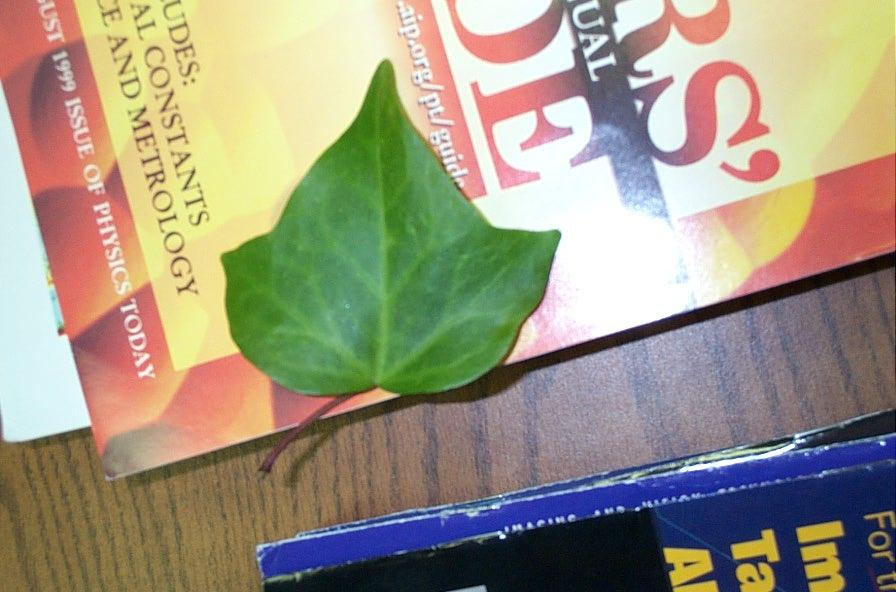
%> input picture folhas/image_0159.jpg, 896 x 592 px
$ octave seg_kmeans.m   (GNU Octave 9; MATLAB toolbox functions it lacks are replaced by stand-ins)
%> lines starting %> are read from the running program, lines starting %| are printed output that depends on the picture
RGB = imread('image_0159.jpg');
%> RGB is the input picture: size 592x896x3 uint8; mean R, G, B 158.4, 150, 128.8
L = superpixels(RGB,20);
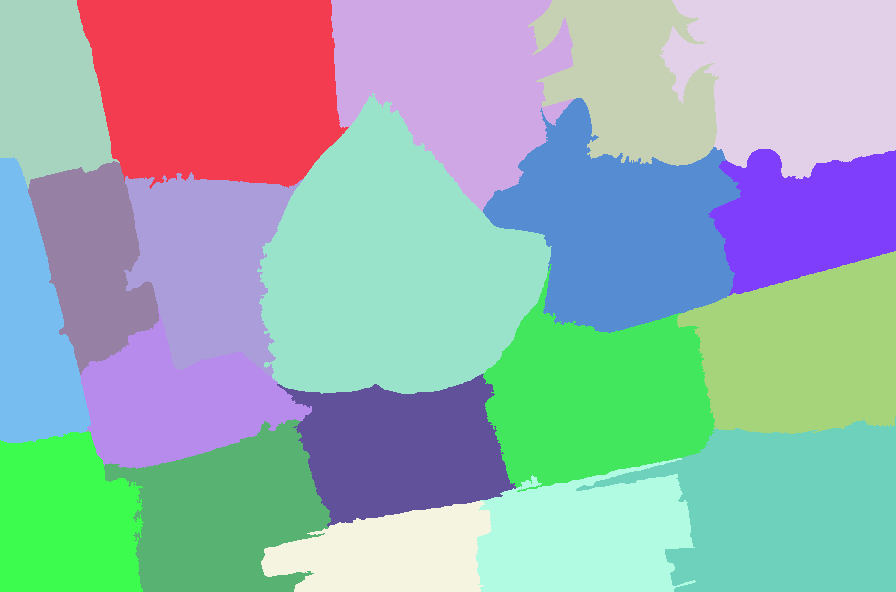
%> L: size 592x896 double; 20 distinct labels, from 1 to 20; one colour per label, 0 black
figure
imshow(RGB)
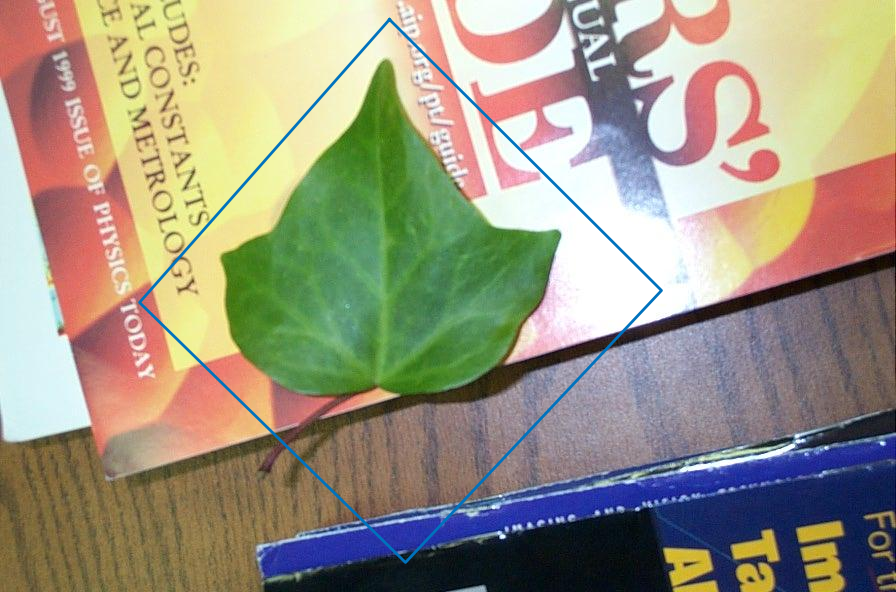
%> figure redrawn from the program's plot data
h1 = impoly(gca,[390, 20; 140, 303; 406, 563; 662, 291 ]);
roiPoints = getPosition(h1)
roi = poly2mask(roiPoints(:,1),roiPoints(:,2),size(L,1),size(L,2));
%> (the run ends here)

$ run again, with folhas/image_0001.jpg copied over folhas/image_0159.jpg
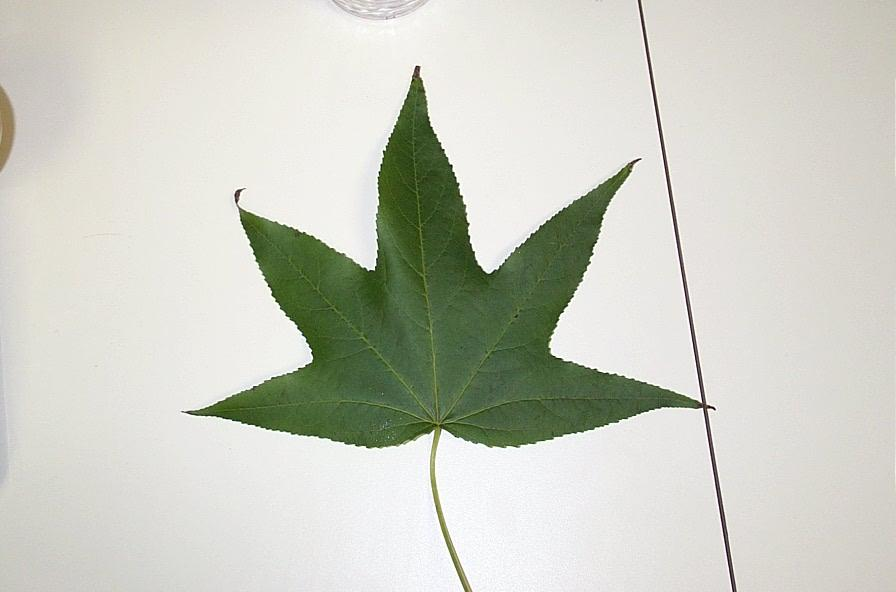
%> input picture folhas/image_0001.jpg, 896 x 592 px
%> RGB is the input picture: size 592x896x3 uint8; mean R, G, B 203.9, 206, 195.5
%> `L = superpixels(RGB,20);`:
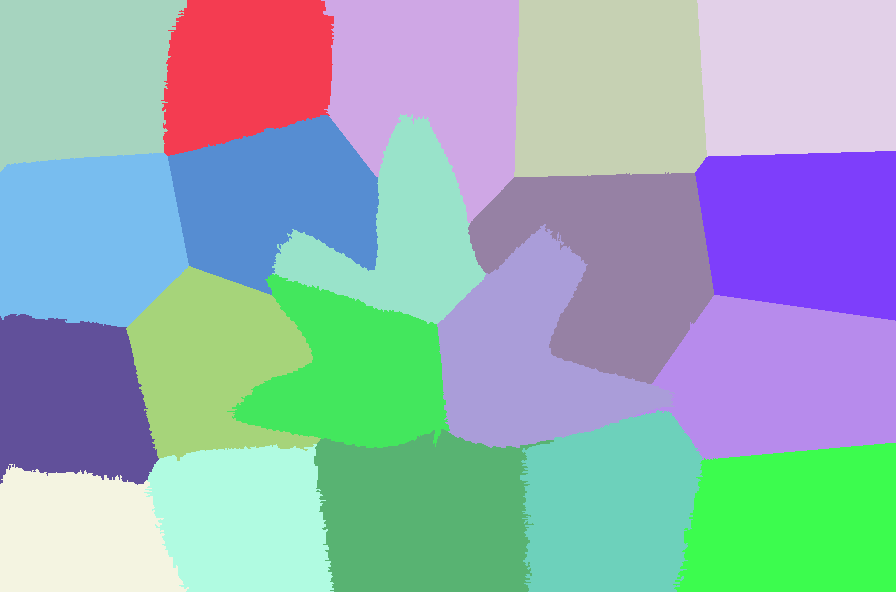
%> L: size 592x896 double; 20 distinct labels, from 1 to 20; one colour per label, 0 black
%> `imshow(RGB)`:
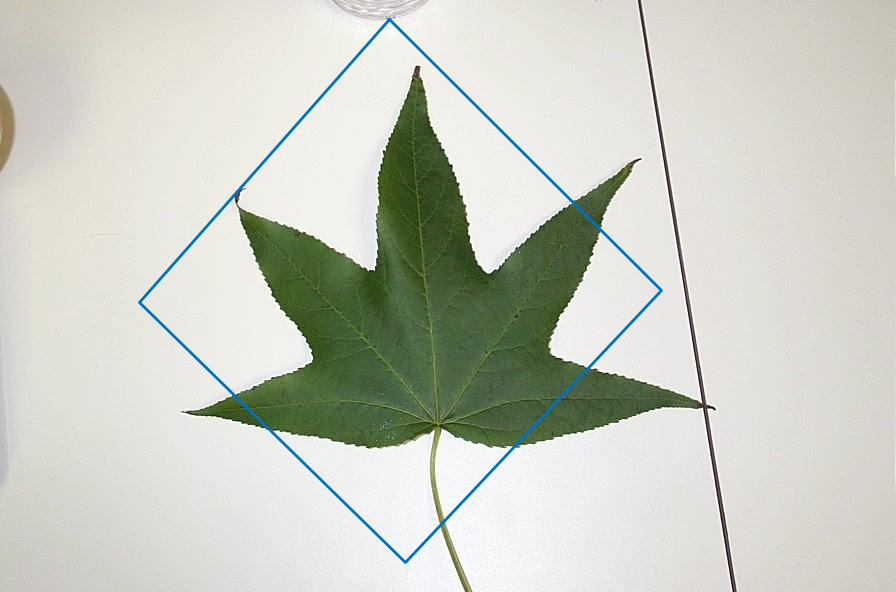
%> figure redrawn from the program's plot data

$ run again, with folhas/image_0007.jpg copied over folhas/image_0159.jpg
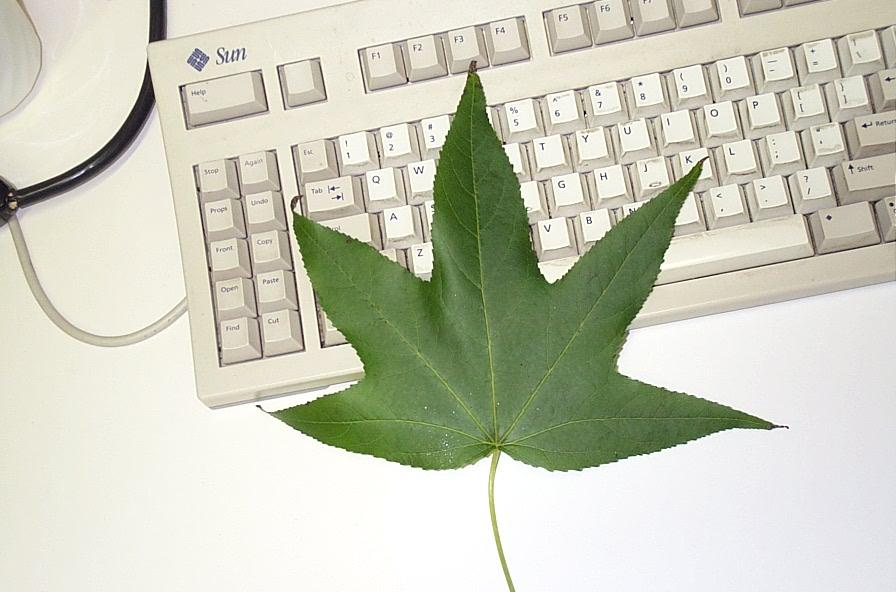
%> input picture folhas/image_0007.jpg, 896 x 592 px
%> RGB is the input picture: size 592x896x3 uint8; mean R, G, B 202.6, 204.5, 187.2
%> `L = superpixels(RGB,20);`:
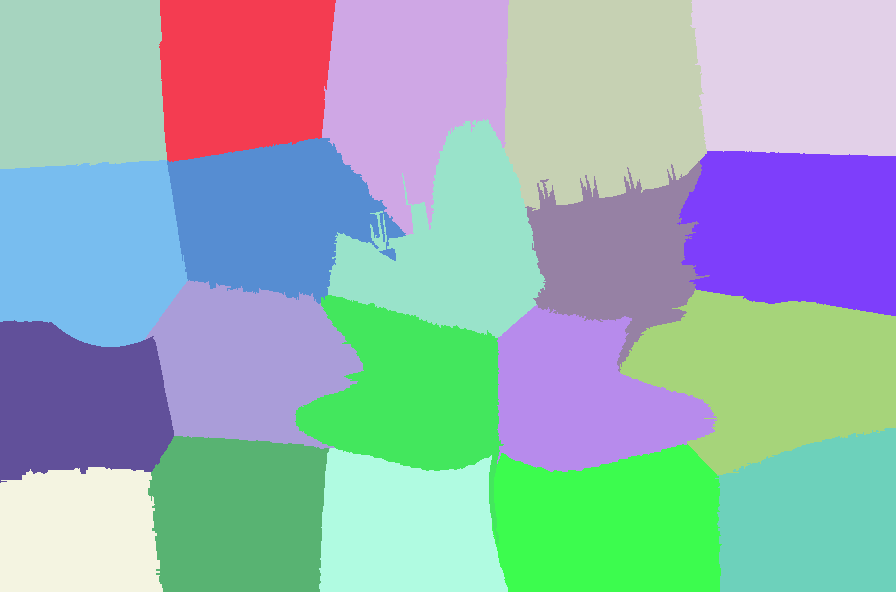
%> L: size 592x896 double; 20 distinct labels, from 1 to 20; one colour per label, 0 black
%> `imshow(RGB)`:
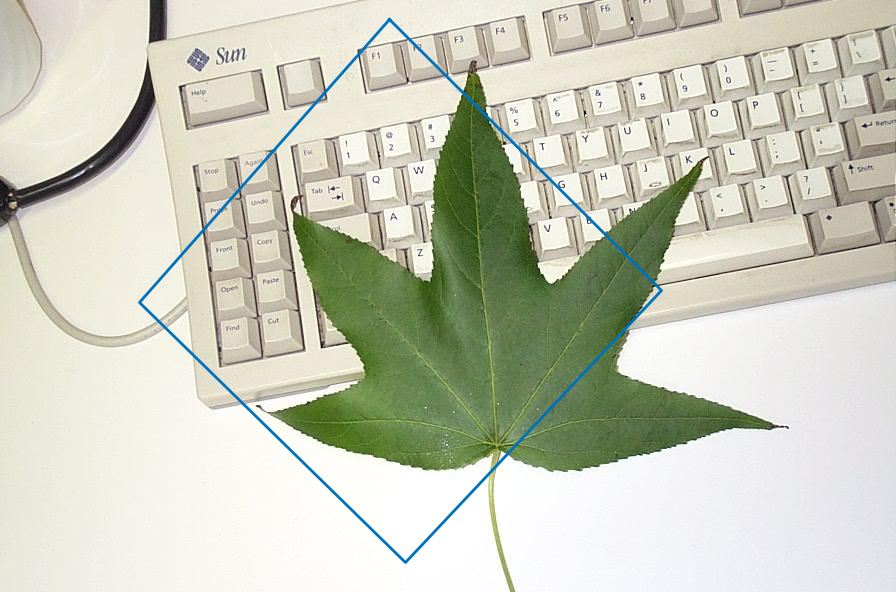
%> figure redrawn from the program's plot data

$ run again, with folhas/image_0081.jpg copied over folhas/image_0159.jpg
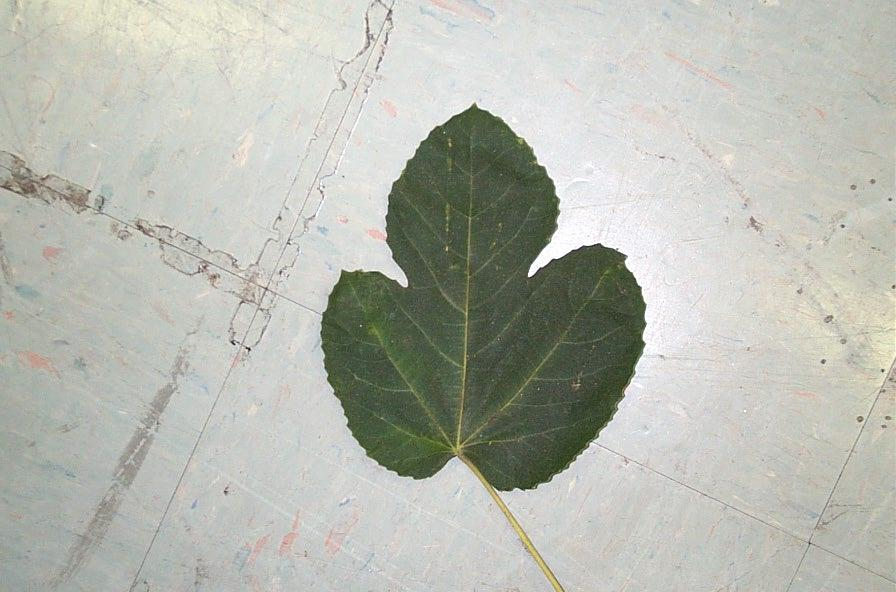
%> input picture folhas/image_0081.jpg, 896 x 592 px
%> RGB is the input picture: size 592x896x3 uint8; mean R, G, B 183.5, 185.8, 176.8
%> `L = superpixels(RGB,20);`:
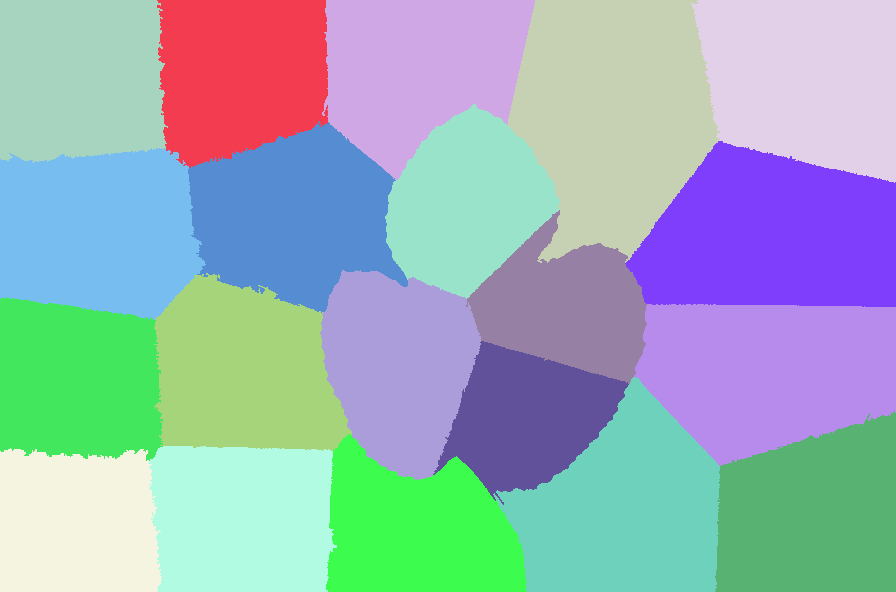
%> L: size 592x896 double; 20 distinct labels, from 1 to 20; one colour per label, 0 black
%> `imshow(RGB)`:
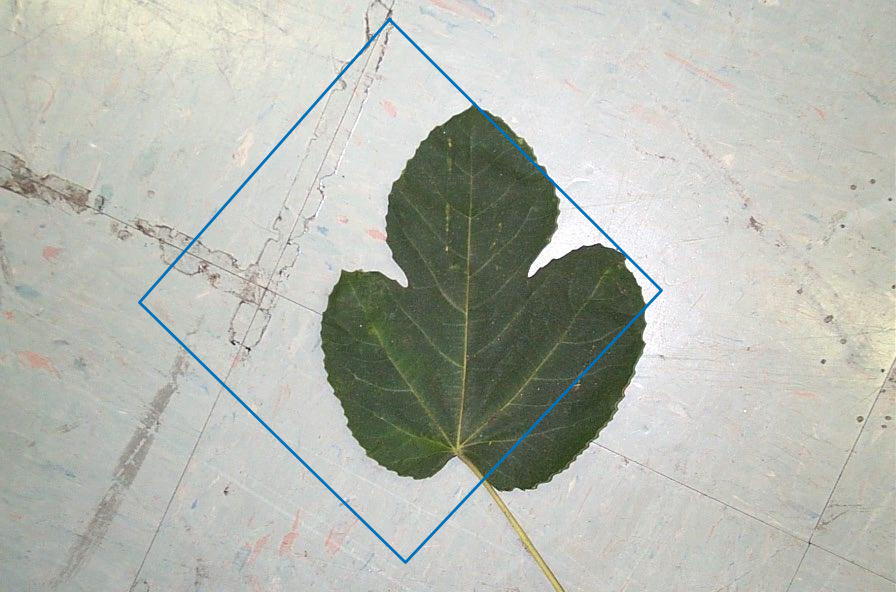
%> figure redrawn from the program's plot data
